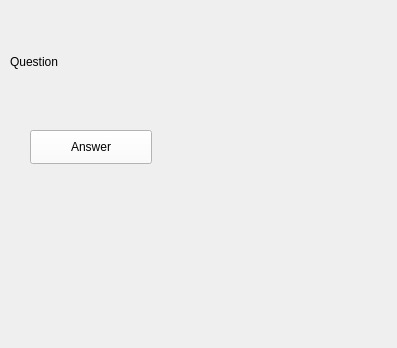
<?xml version="1.0" encoding="UTF-8"?>
<ui version="4.0">
 <class>MainWindow</class>
 <widget class="QMainWindow" name="MainWindow">
  <property name="geometry">
   <rect>
    <x>0</x>
    <y>0</y>
    <width>397</width>
    <height>348</height>
   </rect>
  </property>
  <property name="sizePolicy">
   <sizepolicy hsizetype="Maximum" vsizetype="Preferred">
    <horstretch>0</horstretch>
    <verstretch>0</verstretch>
   </sizepolicy>
  </property>
  <property name="windowTitle">
   <string>MainWindow</string>
  </property>
  <property name="styleSheet">
   <string notr="true"/>
  </property>
  <widget class="QWidget" name="centralwidget">
   <property name="palette">
    <palette>
     <active>
      <colorrole role="WindowText">
       <brush brushstyle="SolidPattern">
        <color alpha="255">
         <red>0</red>
         <green>0</green>
         <blue>0</blue>
        </color>
       </brush>
      </colorrole>
      <colorrole role="Button">
       <brush brushstyle="SolidPattern">
        <color alpha="255">
         <red>251</red>
         <green>251</green>
         <blue>251</blue>
        </color>
       </brush>
      </colorrole>
      <colorrole role="Light">
       <brush brushstyle="SolidPattern">
        <color alpha="255">
         <red>255</red>
         <green>255</green>
         <blue>255</blue>
        </color>
       </brush>
      </colorrole>
      <colorrole role="Midlight">
       <brush brushstyle="SolidPattern">
        <color alpha="255">
         <red>253</red>
         <green>253</green>
         <blue>253</blue>
        </color>
       </brush>
      </colorrole>
      <colorrole role="Dark">
       <brush brushstyle="SolidPattern">
        <color alpha="255">
         <red>125</red>
         <green>125</green>
         <blue>125</blue>
        </color>
       </brush>
      </colorrole>
      <colorrole role="Mid">
       <brush brushstyle="SolidPattern">
        <color alpha="255">
         <red>167</red>
         <green>167</green>
         <blue>167</blue>
        </color>
       </brush>
      </colorrole>
      <colorrole role="Text">
       <brush brushstyle="SolidPattern">
        <color alpha="255">
         <red>0</red>
         <green>0</green>
         <blue>0</blue>
        </color>
       </brush>
      </colorrole>
      <colorrole role="BrightText">
       <brush brushstyle="SolidPattern">
        <color alpha="255">
         <red>255</red>
         <green>255</green>
         <blue>255</blue>
        </color>
       </brush>
      </colorrole>
      <colorrole role="ButtonText">
       <brush brushstyle="SolidPattern">
        <color alpha="255">
         <red>0</red>
         <green>0</green>
         <blue>0</blue>
        </color>
       </brush>
      </colorrole>
      <colorrole role="Base">
       <brush brushstyle="SolidPattern">
        <color alpha="255">
         <red>255</red>
         <green>255</green>
         <blue>255</blue>
        </color>
       </brush>
      </colorrole>
      <colorrole role="Window">
       <brush brushstyle="SolidPattern">
        <color alpha="255">
         <red>251</red>
         <green>251</green>
         <blue>251</blue>
        </color>
       </brush>
      </colorrole>
      <colorrole role="Shadow">
       <brush brushstyle="SolidPattern">
        <color alpha="255">
         <red>0</red>
         <green>0</green>
         <blue>0</blue>
        </color>
       </brush>
      </colorrole>
      <colorrole role="AlternateBase">
       <brush brushstyle="SolidPattern">
        <color alpha="255">
         <red>253</red>
         <green>253</green>
         <blue>253</blue>
        </color>
       </brush>
      </colorrole>
      <colorrole role="ToolTipBase">
       <brush brushstyle="SolidPattern">
        <color alpha="255">
         <red>255</red>
         <green>255</green>
         <blue>220</blue>
        </color>
       </brush>
      </colorrole>
      <colorrole role="ToolTipText">
       <brush brushstyle="SolidPattern">
        <color alpha="255">
         <red>0</red>
         <green>0</green>
         <blue>0</blue>
        </color>
       </brush>
      </colorrole>
      <colorrole role="PlaceholderText">
       <brush brushstyle="SolidPattern">
        <color alpha="127">
         <red>0</red>
         <green>0</green>
         <blue>0</blue>
        </color>
       </brush>
      </colorrole>
      <colorrole role="Accent">
       <brush brushstyle="SolidPattern">
        <color alpha="255">
         <red>255</red>
         <green>255</green>
         <blue>255</blue>
        </color>
       </brush>
      </colorrole>
     </active>
     <inactive>
      <colorrole role="WindowText">
       <brush brushstyle="SolidPattern">
        <color alpha="255">
         <red>0</red>
         <green>0</green>
         <blue>0</blue>
        </color>
       </brush>
      </colorrole>
      <colorrole role="Button">
       <brush brushstyle="SolidPattern">
        <color alpha="255">
         <red>251</red>
         <green>251</green>
         <blue>251</blue>
        </color>
       </brush>
      </colorrole>
      <colorrole role="Light">
       <brush brushstyle="SolidPattern">
        <color alpha="255">
         <red>255</red>
         <green>255</green>
         <blue>255</blue>
        </color>
       </brush>
      </colorrole>
      <colorrole role="Midlight">
       <brush brushstyle="SolidPattern">
        <color alpha="255">
         <red>253</red>
         <green>253</green>
         <blue>253</blue>
        </color>
       </brush>
      </colorrole>
      <colorrole role="Dark">
       <brush brushstyle="SolidPattern">
        <color alpha="255">
         <red>125</red>
         <green>125</green>
         <blue>125</blue>
        </color>
       </brush>
      </colorrole>
      <colorrole role="Mid">
       <brush brushstyle="SolidPattern">
        <color alpha="255">
         <red>167</red>
         <green>167</green>
         <blue>167</blue>
        </color>
       </brush>
      </colorrole>
      <colorrole role="Text">
       <brush brushstyle="SolidPattern">
        <color alpha="255">
         <red>0</red>
         <green>0</green>
         <blue>0</blue>
        </color>
       </brush>
      </colorrole>
      <colorrole role="BrightText">
       <brush brushstyle="SolidPattern">
        <color alpha="255">
         <red>255</red>
         <green>255</green>
         <blue>255</blue>
        </color>
       </brush>
      </colorrole>
      <colorrole role="ButtonText">
       <brush brushstyle="SolidPattern">
        <color alpha="255">
         <red>0</red>
         <green>0</green>
         <blue>0</blue>
        </color>
       </brush>
      </colorrole>
      <colorrole role="Base">
       <brush brushstyle="SolidPattern">
        <color alpha="255">
         <red>255</red>
         <green>255</green>
         <blue>255</blue>
        </color>
       </brush>
      </colorrole>
      <colorrole role="Window">
       <brush brushstyle="SolidPattern">
        <color alpha="255">
         <red>251</red>
         <green>251</green>
         <blue>251</blue>
        </color>
       </brush>
      </colorrole>
      <colorrole role="Shadow">
       <brush brushstyle="SolidPattern">
        <color alpha="255">
         <red>0</red>
         <green>0</green>
         <blue>0</blue>
        </color>
       </brush>
      </colorrole>
      <colorrole role="AlternateBase">
       <brush brushstyle="SolidPattern">
        <color alpha="255">
         <red>253</red>
         <green>253</green>
         <blue>253</blue>
        </color>
       </brush>
      </colorrole>
      <colorrole role="ToolTipBase">
       <brush brushstyle="SolidPattern">
        <color alpha="255">
         <red>255</red>
         <green>255</green>
         <blue>220</blue>
        </color>
       </brush>
      </colorrole>
      <colorrole role="ToolTipText">
       <brush brushstyle="SolidPattern">
        <color alpha="255">
         <red>0</red>
         <green>0</green>
         <blue>0</blue>
        </color>
       </brush>
      </colorrole>
      <colorrole role="PlaceholderText">
       <brush brushstyle="SolidPattern">
        <color alpha="127">
         <red>0</red>
         <green>0</green>
         <blue>0</blue>
        </color>
       </brush>
      </colorrole>
      <colorrole role="Accent">
       <brush brushstyle="SolidPattern">
        <color alpha="255">
         <red>255</red>
         <green>255</green>
         <blue>255</blue>
        </color>
       </brush>
      </colorrole>
     </inactive>
     <disabled>
      <colorrole role="WindowText">
       <brush brushstyle="SolidPattern">
        <color alpha="255">
         <red>125</red>
         <green>125</green>
         <blue>125</blue>
        </color>
       </brush>
      </colorrole>
      <colorrole role="Button">
       <brush brushstyle="SolidPattern">
        <color alpha="255">
         <red>251</red>
         <green>251</green>
         <blue>251</blue>
        </color>
       </brush>
      </colorrole>
      <colorrole role="Light">
       <brush brushstyle="SolidPattern">
        <color alpha="255">
         <red>255</red>
         <green>255</green>
         <blue>255</blue>
        </color>
       </brush>
      </colorrole>
      <colorrole role="Midlight">
       <brush brushstyle="SolidPattern">
        <color alpha="255">
         <red>253</red>
         <green>253</green>
         <blue>253</blue>
        </color>
       </brush>
      </colorrole>
      <colorrole role="Dark">
       <brush brushstyle="SolidPattern">
        <color alpha="255">
         <red>125</red>
         <green>125</green>
         <blue>125</blue>
        </color>
       </brush>
      </colorrole>
      <colorrole role="Mid">
       <brush brushstyle="SolidPattern">
        <color alpha="255">
         <red>167</red>
         <green>167</green>
         <blue>167</blue>
        </color>
       </brush>
      </colorrole>
      <colorrole role="Text">
       <brush brushstyle="SolidPattern">
        <color alpha="255">
         <red>125</red>
         <green>125</green>
         <blue>125</blue>
        </color>
       </brush>
      </colorrole>
      <colorrole role="BrightText">
       <brush brushstyle="SolidPattern">
        <color alpha="255">
         <red>255</red>
         <green>255</green>
         <blue>255</blue>
        </color>
       </brush>
      </colorrole>
      <colorrole role="ButtonText">
       <brush brushstyle="SolidPattern">
        <color alpha="255">
         <red>125</red>
         <green>125</green>
         <blue>125</blue>
        </color>
       </brush>
      </colorrole>
      <colorrole role="Base">
       <brush brushstyle="SolidPattern">
        <color alpha="255">
         <red>251</red>
         <green>251</green>
         <blue>251</blue>
        </color>
       </brush>
      </colorrole>
      <colorrole role="Window">
       <brush brushstyle="SolidPattern">
        <color alpha="255">
         <red>251</red>
         <green>251</green>
         <blue>251</blue>
        </color>
       </brush>
      </colorrole>
      <colorrole role="Shadow">
       <brush brushstyle="SolidPattern">
        <color alpha="255">
         <red>0</red>
         <green>0</green>
         <blue>0</blue>
        </color>
       </brush>
      </colorrole>
      <colorrole role="AlternateBase">
       <brush brushstyle="SolidPattern">
        <color alpha="255">
         <red>251</red>
         <green>251</green>
         <blue>251</blue>
        </color>
       </brush>
      </colorrole>
      <colorrole role="ToolTipBase">
       <brush brushstyle="SolidPattern">
        <color alpha="255">
         <red>255</red>
         <green>255</green>
         <blue>220</blue>
        </color>
       </brush>
      </colorrole>
      <colorrole role="ToolTipText">
       <brush brushstyle="SolidPattern">
        <color alpha="255">
         <red>0</red>
         <green>0</green>
         <blue>0</blue>
        </color>
       </brush>
      </colorrole>
      <colorrole role="PlaceholderText">
       <brush brushstyle="SolidPattern">
        <color alpha="127">
         <red>125</red>
         <green>125</green>
         <blue>125</blue>
        </color>
       </brush>
      </colorrole>
      <colorrole role="Accent">
       <brush brushstyle="SolidPattern">
        <color alpha="255">
         <red>255</red>
         <green>255</green>
         <blue>255</blue>
        </color>
       </brush>
      </colorrole>
     </disabled>
    </palette>
   </property>
   <widget class="QPushButton" name="pb_answer">
    <property name="geometry">
     <rect>
      <x>30</x>
      <y>130</y>
      <width>122</width>
      <height>34</height>
     </rect>
    </property>
    <property name="text">
     <string>Answer</string>
    </property>
   </widget>
   <widget class="QLabel" name="l_question">
    <property name="geometry">
     <rect>
      <x>10</x>
      <y>50</y>
      <width>92</width>
      <height>24</height>
     </rect>
    </property>
    <property name="text">
     <string>Question</string>
    </property>
   </widget>
  </widget>
 </widget>
 <resources/>
 <connections/>
</ui>
